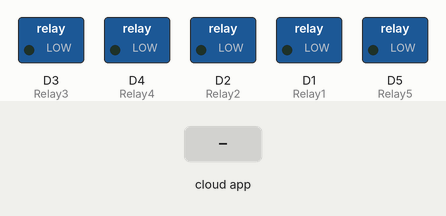
Simulated run of this sketch. Board: ESP8266 (NodeMCU). Shown: switched loads named in the sketch (green lamp = pin HIGH). The inputs (shaded band) are chosen by the test bench. WiFi joins after 1.5 s; servers stay silent unless stated; no MQTT or app messages arrive unless stated; what the sketch prints to the serial monitor is not drawn.

Above: at 2.7 s.
2.8 s: the phone or cloud app sets relay1 to 1
At 3.8 s:
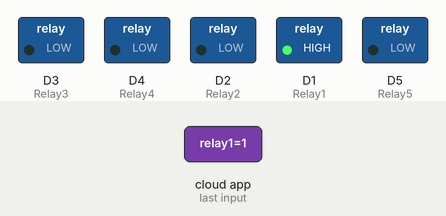
4.3 s: the phone or cloud app sets relay2 to 1
At 4.8 s:
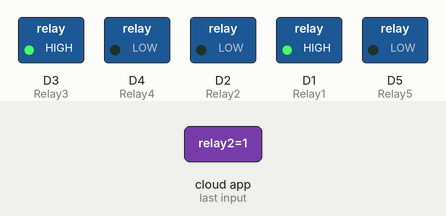
5.8 s: the phone or cloud app sets relay3 to 1
At 6.5 s:
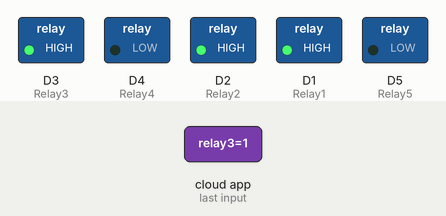
7.3 s: the phone or cloud app sets relay4 to 1
At 7.6 s:
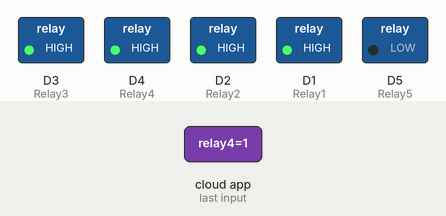
8.8 s: the phone or cloud app sets relay5 to 1
At 9.8 s:
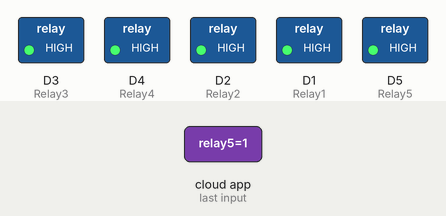
10.3 s: the phone or cloud app sets relay1 to 0
At 10.8 s:
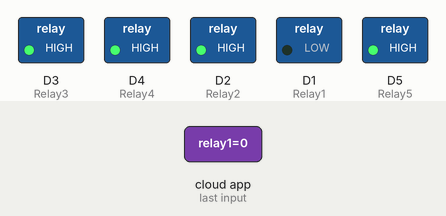
Timing chart, 0 to 12.8 s (numbered marks = the images above; inputs shaded):
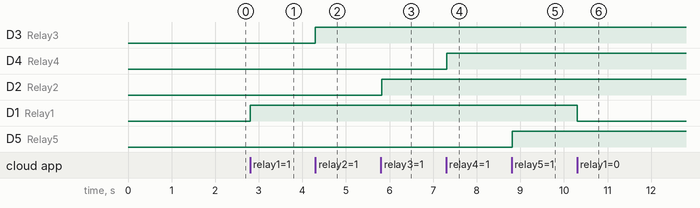

Measured:
- after the input at 2.8 s, D1 (Relay1): LOW → HIGH at once
- after the input at 4.3 s, D3 (Relay3): LOW → HIGH at once
- after the input at 5.8 s, D2 (Relay2): LOW → HIGH at once
- after the input at 7.3 s, D4 (Relay4): LOW → HIGH at once
- after the input at 8.8 s, D5 (Relay5): LOW → HIGH at once
- after the input at 10.3 s, D1 (Relay1): HIGH → LOW at once

The sketch:

Home_automation_using_Adafruit_io.ino
```cpp
#include <ESP8266WiFi.h>
#include "Adafruit_MQTT.h"
#include "Adafruit_MQTT_Client.h"
//Relays for switching appliances
#define Relay1            D1
#define Relay2            D2
#define Relay3            D3
#define Relay4            D4
#define Relay5            D5


#define WLAN_SSID       "theinfoflux"
#define WLAN_PASS       "12345678"

// Adafruit.io Setup

#define AIO_SERVER      "io.adafruit.com"
#define AIO_SERVERPORT  1883
#define AIO_USERNAME    "esp8266monitoring"
#define AIO_KEY         "aio_KbMf91sP6V2O0IpQ7iw8XMzdyC11"


WiFiClient client;

// Setup the MQTT client class by passing in the WiFi client and MQTT server and login details.
Adafruit_MQTT_Client mqtt(&client, AIO_SERVER, AIO_SERVERPORT, AIO_USERNAME, AIO_KEY);


// Setup a feed called 'onoff' for subscribing to changes.
Adafruit_MQTT_Subscribe LED1 = Adafruit_MQTT_Subscribe(&mqtt, AIO_USERNAME "/feeds/relay1");
Adafruit_MQTT_Subscribe LED2 = Adafruit_MQTT_Subscribe(&mqtt, AIO_USERNAME "/feeds/relay2");
Adafruit_MQTT_Subscribe LED3 = Adafruit_MQTT_Subscribe(&mqtt, AIO_USERNAME "/feeds/relay3");
Adafruit_MQTT_Subscribe LED4 = Adafruit_MQTT_Subscribe(&mqtt, AIO_USERNAME "/feeds/relay4");
Adafruit_MQTT_Subscribe LED5 = Adafruit_MQTT_Subscribe(&mqtt, AIO_USERNAME "/feeds/relay5");


uint32_t delayMS;


void MQTT_connect();

void setup() {
  Serial.begin(115200);
  pinMode(Relay1, OUTPUT);
  pinMode(Relay2, OUTPUT);
  pinMode(Relay3, OUTPUT);
  pinMode(Relay4, OUTPUT);
  pinMode(Relay5, OUTPUT);
  Serial.println(F("Adafruit MQTT demo"));

  // Connect to WiFi access point.
  Serial.println(); Serial.println();
  Serial.print("Connecting to ");
  Serial.println(WLAN_SSID);

  WiFi.begin(WLAN_SSID, WLAN_PASS);
  while (WiFi.status() != WL_CONNECTED) {
    delay(500);
    Serial.print(".");
  }
  Serial.println();

  Serial.println("WiFi connected");
  Serial.println("IP address: "); Serial.println(WiFi.localIP());


  // Setup MQTT subscription for onoff feed.
  mqtt.subscribe(&LED1);
  mqtt.subscribe(&LED2);
  mqtt.subscribe(&LED3);
  mqtt.subscribe(&LED4);
  mqtt.subscribe(&LED5);
}

uint32_t x = 0;

void loop() {
  MQTT_connect();
  Adafruit_MQTT_Subscribe *subscription;
  while ((subscription = mqtt.readSubscription(20000))) {
    if (subscription == &LED1) {
      Serial.print(F("Got: "));
      Serial.println((char *)LED1.lastread);
      int LED1_State = atoi((char *)LED1.lastread);
      digitalWrite(Relay1, LED1_State);
    }
    if (subscription == &LED3) {
      Serial.print(F("Got: "));
      Serial.println((char *)LED3.lastread);
      int LED3_State = atoi((char *)LED3.lastread);
      digitalWrite(Relay2, LED3_State);
    }
    if (subscription == &LED2) {
      Serial.print(F("Got: "));
      Serial.println((char *)LED2.lastread);
      int LED2_State = atoi((char *)LED2.lastread);
      digitalWrite(Relay3, LED2_State);
    }
    if (subscription == &LED4) {
      Serial.print(F("Got: "));
      Serial.println((char *)LED4.lastread);
      int LED4_State = atoi((char *)LED4.lastread);
      digitalWrite(Relay4, LED4_State);

    }
       if (subscription == &LED5) {
      Serial.print(F("Got: "));
      Serial.println((char *)LED5.lastread);
      int LED5_State = atoi((char *)LED5.lastread);
      digitalWrite(Relay5, LED5_State);

    }
  }


}


void MQTT_connect() {
  int8_t ret;

  // Stop if already connected.
  if (mqtt.connected()) {
    return;
  }

  Serial.print("Connecting to MQTT... ");

  uint8_t retries = 3;

  while ((ret = mqtt.connect()) != 0) { // connect will return 0 for connected
    Serial.println(mqtt.connectErrorString(ret));
    Serial.println("Retrying MQTT connection in 5 seconds...");
    mqtt.disconnect();
    delay(5000);  // wait 5 seconds
    retries--;
    if (retries == 0) {
      // basically die and wait for WDT to reset me
      while (1);
    }
  }
  Serial.println("MQTT Connected!");

}
```
